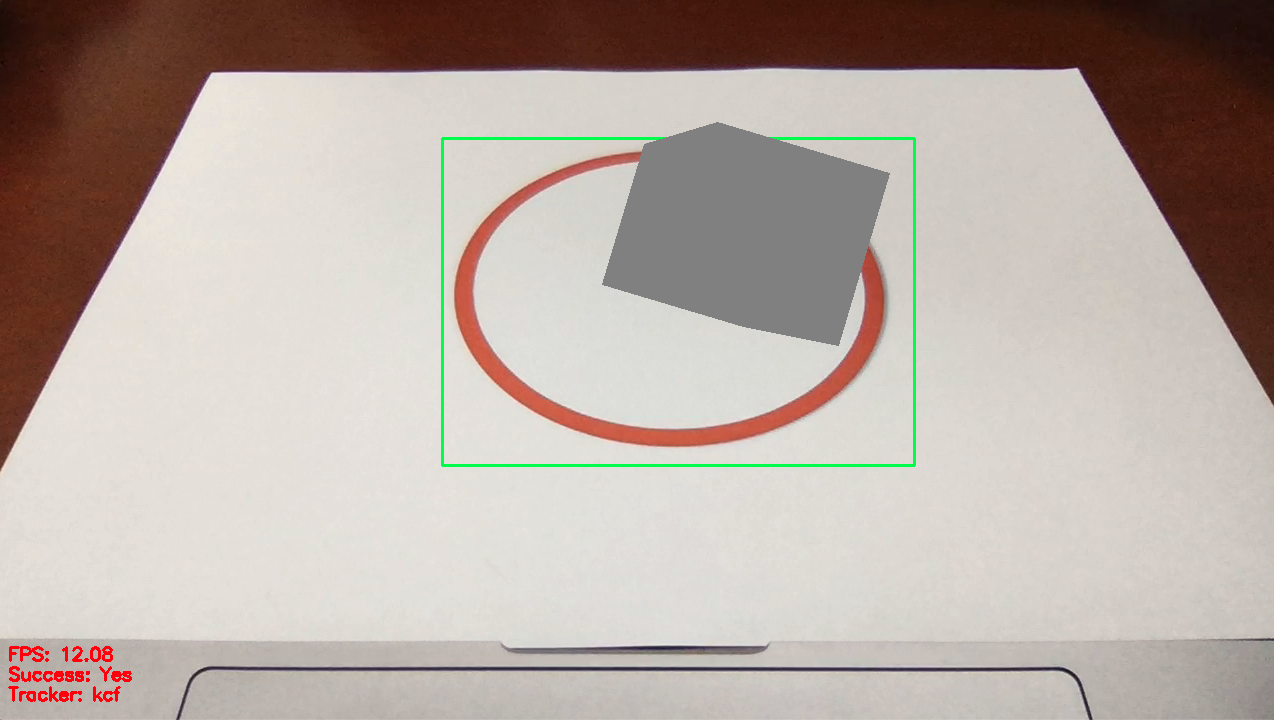
#> input picture 1.png, 1274 x 720 px
$ python -i ARCode.py   (imports and definitions only)   (older library calls are emulated)
#> lines starting #> are read from the running program, lines starting #| are printed output that depends on the picture; after the words box and inside, x2 and y2 are one past the last pixel; in counts of white or black regions, pixels touching at a corner belong together
### auto_canny.py
import numpy as np
import cv2

def auto_canny(image, sigma=0.33):
    # compute the median of the single channel pixel intensities
    v = np.median(image)
    #apply automatic Canny edge detection using the computed median
    lower = int(max(0,(1.0 - sigma)*v))
    upper = int(min(255,(1.0+sigma)*v))
    edged = cv2.Canny(image, lower, upper)
    return edged

### ARCode.py
import numpy as np
import matplotlib.pyplot as plt
import math
import imutils
import cv2
from auto_canny import auto_canny
from sklearn.cluster import AffinityPropagation
from numpy.linalg import cholesky
from objloader_simple import *
import os
from imutils.video import VideoStream
from imutils.video import FPS
import time

# [82 lines left out: functions valid_point, projection_matrix, render, hex_to_rgb, valid_img, not called in this run]

def Ellipse_Detect(img):
    # Resize the image at raio 10
    resized = imutils.resize(img, width=int(img.shape[1] / 5))
    ratio = img.shape[0] / resized.shape[0]

    # Edge detection using auto canny method
    img_canny = auto_canny(resized)

    # Threshold the img_canny using binary method
    ret, thresh = cv2.threshold(img_canny, 127, 255, cv2.THRESH_BINARY)

    # Find contours
    image, contours, hierarchy = cv2.findContours(thresh, cv2.RETR_TREE, cv2.CHAIN_APPROX_SIMPLE)

    # Fit ellipse and draw the fitted ellipse, circle_info is used to remark information about ellipse
    circle_info = []
    img_res = img.copy()
    get_one = False
    for cnt in contours:
        if len(cnt) > 50:
            get_one = True
            s1 = cv2.contourArea(cnt)
            el1 = cv2.fitEllipse(cnt)
            [cx, cy] = el1[0]
            # print(cx*ratio,cy*ratio)
            [b, a] = el1[1]
            # print(b*ratio,a*ratio)
            theta = el1[2]
            # print(theta)
            circle_info.append(el1)
            new_el1 = tuple(([cx * ratio, cy * ratio], [b * ratio, a * ratio], theta))
            s2 = math.pi * el1[1][0] * el1[1][1]
            # [7 lines of commented-out code are left out]
    if get_one is False:
        return img

    # add random samples
    randn_num = (np.random.randn(64, 64)).reshape(-1, 1)
    randn_cnt = randn_num.shape[0]
    info_cnt = np.array(circle_info).reshape(-1, 1).shape[0]
    each_cnt = randn_cnt // info_cnt

    # Get the (cx,cy) as the center of fitted ellipse
    circle_info_clu = []
    circle_axis = []
    for info in circle_info:
        [cx, cy] = np.array(np.array(info[0]) * ratio, dtype=int)
        [ea, eb] = np.array(np.array(info[1]) * ratio, dtype=int)
        circle_info_clu.append([cx, cy])
        circle_axis.append([cx, cy, ea, eb])

    # added 20181014
    mean_x, mean_y = 0, 0
    clu = np.array(circle_info_clu)
    mean_x, mean_y = np.mean(clu, axis=0)
    #print(mean_x, mean_y)

    # Clusters
    if (np.array(circle_info_clu).shape[0] >= 4):
        #estimator = KMeans(n_clusters=3, init='k-means++', n_init=150)
        estimator = AffinityPropagation(preference=-20)
    else:
        #estimator = KMeans(n_clusters=1, init='k-means++', n_init=150)
        return img
    #print(np.array(circle_info_clu).shape)
    estimator.fit(np.array(circle_axis).reshape(-1,4))
    centroids = estimator.cluster_centers_

    # Get the Selected circle point
    median_x, median_y, median_b, median_a = np.median(centroids, axis=0)
    circle_point = valid_point(centroids, np.array(circle_info_clu), mean_x, mean_y)
    circle_point = np.array(circle_point, dtype=int)

    # Draw the circle_point
    cv2.circle(img_res, tuple([circle_point[0], circle_point[1]]), 10, (0, 0, 255), -1)

    # [11 lines of commented-out code are left out]
    M_point = []
    img_vec = img_res.copy()
    for info in circle_info:
        [cx, cy] = np.array(np.array(info[0]) * ratio, dtype=int)
        if (abs(np.array([cx, cy], dtype=int)[0] - circle_point[0]) < 30
            and abs(np.array([cx, cy], dtype=int)[1] - circle_point[1] < 30)):
            [b, a] = np.array(np.array(info[1]) * ratio, dtype=int) / 2
            theta = np.array(np.array(info[2]), dtype=int)
            sin_t = math.sin(theta)
            cos_t = math.cos(theta)
            A = a * a * sin_t * sin_t + b * b * cos_t * cos_t
            B = 2 * (b * b - a * a) * sin_t * cos_t
            C = a * a * cos_t * cos_t + b * b * sin_t * sin_t
            m = [[A, B / 2], [B / 2, C]]
            eigval, eigvec = np.linalg.eig(m)

            pointer_a_s = np.array([cx, cy] + eigvec[0] * a, dtype=int)
            pointer_a_t = np.array([cx, cy] - eigvec[0] * a, dtype=int)
            if pointer_a_s[0] > pointer_a_t[0]:
                pointer_a_s, pointer_a_t = pointer_a_t, pointer_a_s

            pointer_b_s = np.array([cx, cy] + eigvec[1] * b, dtype=int)
            pointer_b_t = np.array([cx, cy] - eigvec[1] * b, dtype=int)
            if pointer_b_s[1] > pointer_b_t[0]:
                pointer_b_s, pointer_b_t = pointer_b_t, pointer_b_s


            point_set = np.array([pointer_a_s, pointer_a_t, pointer_b_s, pointer_b_t])
            #print(point_set)
            p_le = np.min(point_set, axis=0)[0]
            p_do = np.min(point_set, axis=0)[1]
            p_ri = np.max(point_set, axis=0)[0]
            p_up = np.max(point_set, axis=0)[1]

            M_point.append(m)
            break

    src_pts = np.array([[-150, 0], [0, 150], [150, 0], [0, -150]])
    des_pts = np.array([pointer_a_s, pointer_b_s, pointer_a_t, pointer_b_t])

    h, status = cv2.findHomography(src_pts, des_pts)

    homography = h
    camera_parameters = np.array([[800, 0, 320], [0, 800, 240], [0, 0, 1]])
    projection = projection_matrix(camera_parameters, homography)

    obj = OBJ(os.path.join(os.getcwd(), 'models/fox.obj'), swapyz=True)
    final = render(img_vec.copy(), obj, projection, img, False)

    return pointer_a_s, pointer_b_s, pointer_a_t, pointer_b_t

'''
video_capture = cv2.VideoCapture(0)
while 1:
    _, frame = video_capture.read()
    canvas = Ellipse_Detect(frame)
    cv2.imshow('Video', canvas)
    if cv2.waitKey(1) & 0xFF == ord('q'):
        break
video_capture.release()
cv2.destroyAllWindows()
'''
tracker = cv2.TrackerKCF_create()

initBB = None
# [1 line not run here, left out]
vs = VideoStream(src=0).start()
# [1 line not run here, left out]
fps = None
t_xmin, t_xmax, t_ymin, t_ymax = 0, 0, 0, 0
ori_x, ori_y, ori_w, ori_h = 0, 0, 0, 0

# [1 line that did not run here, left out]
camera_parameters = np.array([[800, 0, 320], [0, 800, 240], [0, 0, 1]])
src_pts = np.array([[-150, 0], [0, 150], [150, 0], [0, -150]])
pointer_a_s, pointer_b_s, pointer_a_t, pointer_b_t = [0, 0], [0, 0], [0, 0], [0, 0]

# [71 lines not run here, left out]

>>> import cv2
>>> picture = cv2.imread('1.png')
#> picture is the input picture: shape (720, 1274, 3); mean B, G, R 164.3, 172, 183.6
>>> result = Ellipse_Detect(picture)
#> in Ellipse_Detect, `resized = imutils.resize(img, width=int(img.shape[1] / 5))`:
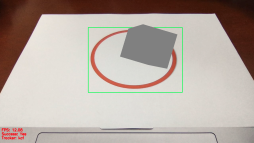
#> resized: shape (143, 254, 3); mean B, G, R 164.3, 172, 183.6
#> in auto_canny, `v = np.median(image)`: v = 206
#> in auto_canny, `lower = int(max(0,(1.0 - sigma)*v))`: lower = 138
#> in auto_canny, `upper = int(min(255,(1.0+sigma)*v))`: upper = 255
#> in auto_canny, `edged = cv2.Canny(image, lower, upper)`:
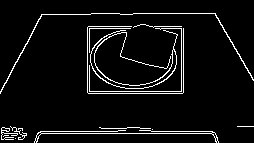
#> edged: shape (143, 254); 5.7% white in thin lines or dots
#> in Ellipse_Detect, `image, contours, hierarchy = cv2.findContours(thresh, cv2.RETR_TREE, c..`: contours = 20 contours, 15 with area under 20; largest, box (x1, y1, x2, y2) and area: (90, 30, 178, 89) 80, (0, 13, 254, 94) 80, (34, 130, 219, 143) 48, (1, 127, 18, 140) 24, (1, 127, 10, 132) 20
#> the loop in Ellipse_Detect, `for cnt in contours:` made 20 passes
#> (s1, cx, cy, b, a, theta, new_el1, s2) on passes 3, 14, 15, 20: (48, 125.9, 137.3, 15.82, 204.1, 90.05, ([634, 691.3], [79.65, 1027.5], 90.05), 10141.9), (5, 17.7, 132.9, 9.18, 15.92, 120.4, ([89.1, 669.1], [46.2, 80.15], 120.4), 458.8), (80.5, 135.1, 57.06, 59.06, 85.29, 78.08, ([680.4, 287.3], [297.4, 429.4], 78.08), 15825.3), (80, 128, 105.1, 223.1, 252.3, 86.03, ([644.5, 529.2], [1123.2, 1270.2], 86.03), 176800.8)
#> cnt on passes 1, 2, 8, 13: [[15, 138]], [[4, 135], [3, 136], [4, 135], [8, 135]], [[152, 129]], [[237, 126], [253, 126]]
#> after the loop in Ellipse_Detect, `for cnt in contours:`: circle_info = [((125.9, 137.3), (15.82, 204.1), 90.05), ((17.7, 132.9), (9.18, 15.92), 120.4), ((135.1, 57.06), (59.06, 85.29), 78.08), ((128, 105.1), (223.1, 252.3), 86.03)]
#> (the run stopped early here; a loop or call above may not have finished)
